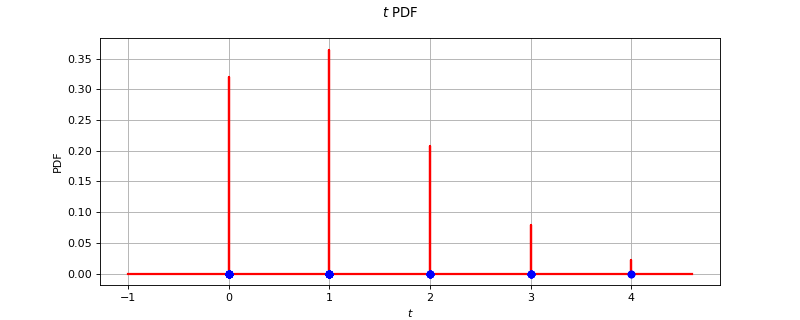

The Python source for this figure:
import openturns as ot
from matplotlib import pyplot as plt
from openturns.viewer import View
ot.RandomGenerator.SetSeed(0)
factory = ot.PoissonFactory()
ref = factory.build()
dimension = ref.getDimension()
if dimension <= 2:
    sample = ref.getSample(50)
    distribution = factory.build(sample)
    if dimension == 1:
        distribution.setDescription(['$t$'])
        pdf_graph = distribution.drawPDF(256)
        cloud = ot.Cloud(sample, ot.Sample(sample.getSize(), 1))
        cloud.setColor('blue')
        cloud.setPointStyle('fcircle')
        pdf_graph.add(cloud)
        fig = plt.figure(figsize=(10, 4))
        plt.suptitle(str(distribution))
        pdf_axis = fig.add_subplot(111)
        View(pdf_graph, figure=fig, axes=[pdf_axis], add_legend=False)
    else:
        sample = ref.getSample(500)
        distribution.setDescription(['$t_0$', '$t_1$'])
        pdf_graph = distribution.drawPDF([256]*2)
        cloud = ot.Cloud(sample)
        cloud.setColor('red')
        cloud.setPointStyle('fcircle')
        pdf_graph.add(cloud)
        fig = plt.figure(figsize=(10, 4))
        plt.suptitle(str(distribution))
        pdf_axis = fig.add_subplot(111)
        View(pdf_graph, figure=fig, axes=[pdf_axis], add_legend=False, square_axes=True)
